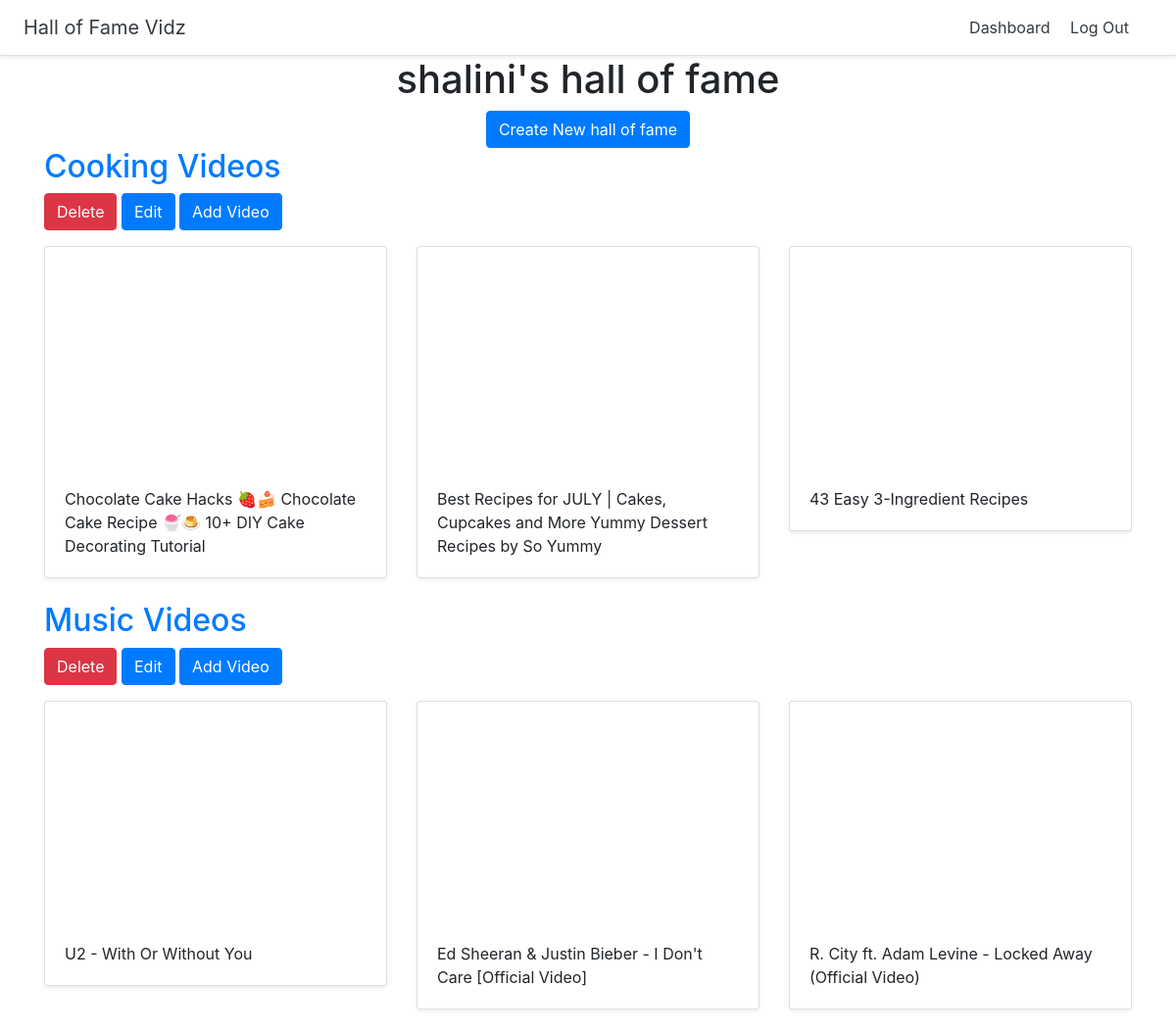
The app's page /dashboard (signed in) with its own data.
### halls/models.py (models this page shows, shortened)
class Hall(models.Model):
    title = models.CharField(max_length=200)
    user = models.ForeignKey(User,on_delete=models.CASCADE)

class Video(models.Model):
    title = models.CharField(max_length=200)
    url = models.URLField()
    youtube_id = models.CharField(max_length=200)
    hall = models.ForeignKey(Hall,on_delete=models.CASCADE)

### halls/views.py (the view)
# urls.py: path('dashboard',views.dashboard,name='dashboard'),
@login_required
def dashboard(request):
    halls = Hall.objects.filter(user=request.user)
    return render(request,'halls/dashboard.html',{'halls':halls})

### halls/templates/halls/dashboard.html
{%extends 'halls/base.html'%}
{%block content%}
<div class="container">
    <div class="text-center">
<h1 >{{user.username}}'s hall of fame</h1>
    <a href="{%url 'create_hall'%}" class="btn btn-primary"> Create New hall of fame</a>
        </div>
    {% for hall in halls %}
<h2><a href="{% url 'detail_hall' hall.id %}">{{ hall.title }}</a></h2>
<a href="{% url 'delete_hall' hall.id %}" class="btn btn-danger">Delete</a>
<a href="{% url 'update_hall' hall.id %}" class="btn btn-primary">Edit</a>
<a href="{% url 'add_video' hall.id %}" class="btn btn-primary">Add Video</a>
    <div class="row">
      {% for video in hall.video_set.all %}
      <div class="col-md-4 mt-3">
        <div class="card mb-4 shadow-sm">
          <iframe width="100%" height="225" src="https://www.youtube.com/embed/{{ video.youtube_id }}" frameborder="0" allow="accelerometer; autoplay; encrypted-media; gyroscope; picture-in-picture" allowfullscreen></iframe>
          <div class="card-body">
            <p class="card-text">{{ video.title }}</p>
          </div>
        </div>
      </div>
      {% endfor %}
      </div>
    {% endfor %}
</div>
{%endblock%}

### records on screen
Hall: title "Cooking Videos"
Video: title "Chocolate Cake Hacks 🍓🍰 Chocolate Cake Recipe 🍧🍮 10+ DIY Cake Decorating Tutorial"
Video: title "Best Recipes for JULY | Cakes, Cupcakes and More Yummy Dessert Recipes by So Yummy"
Video: title "43 Easy 3-Ingredient Recipes"
Hall: title "Music Videos"
Video: title "U2 - With Or Without You"
Video: title "Ed Sheeran & Justin Bieber - I Don't Care [Official Video]"
Video: title "R. City ft. Adam Levine - Locked Away (Official Video)"

### other values on screen
{{ user.username }} "shalini"
